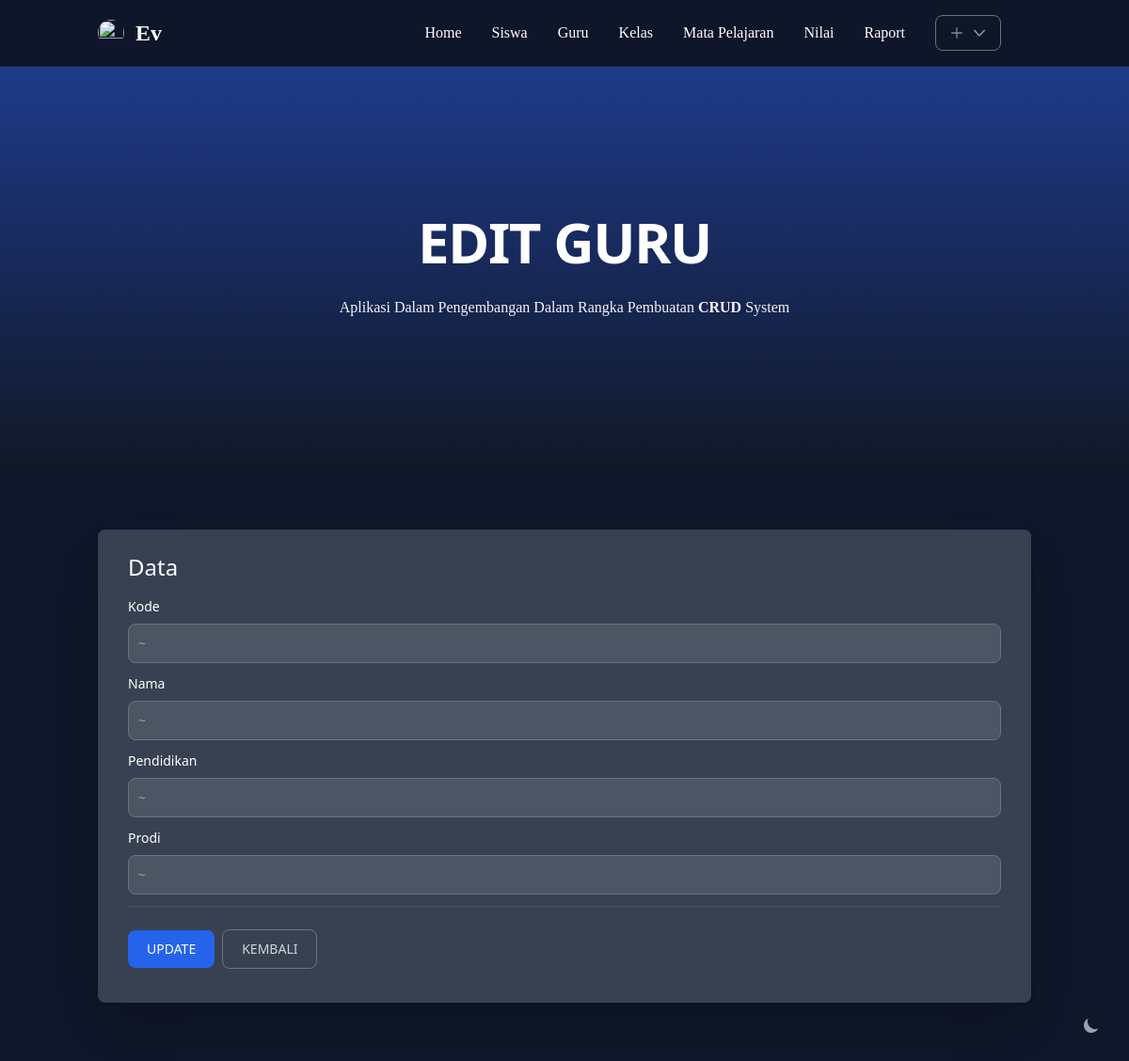
The page /?v=guru&n=chiyo.takahashi&m=edit on the database as committed earlier.
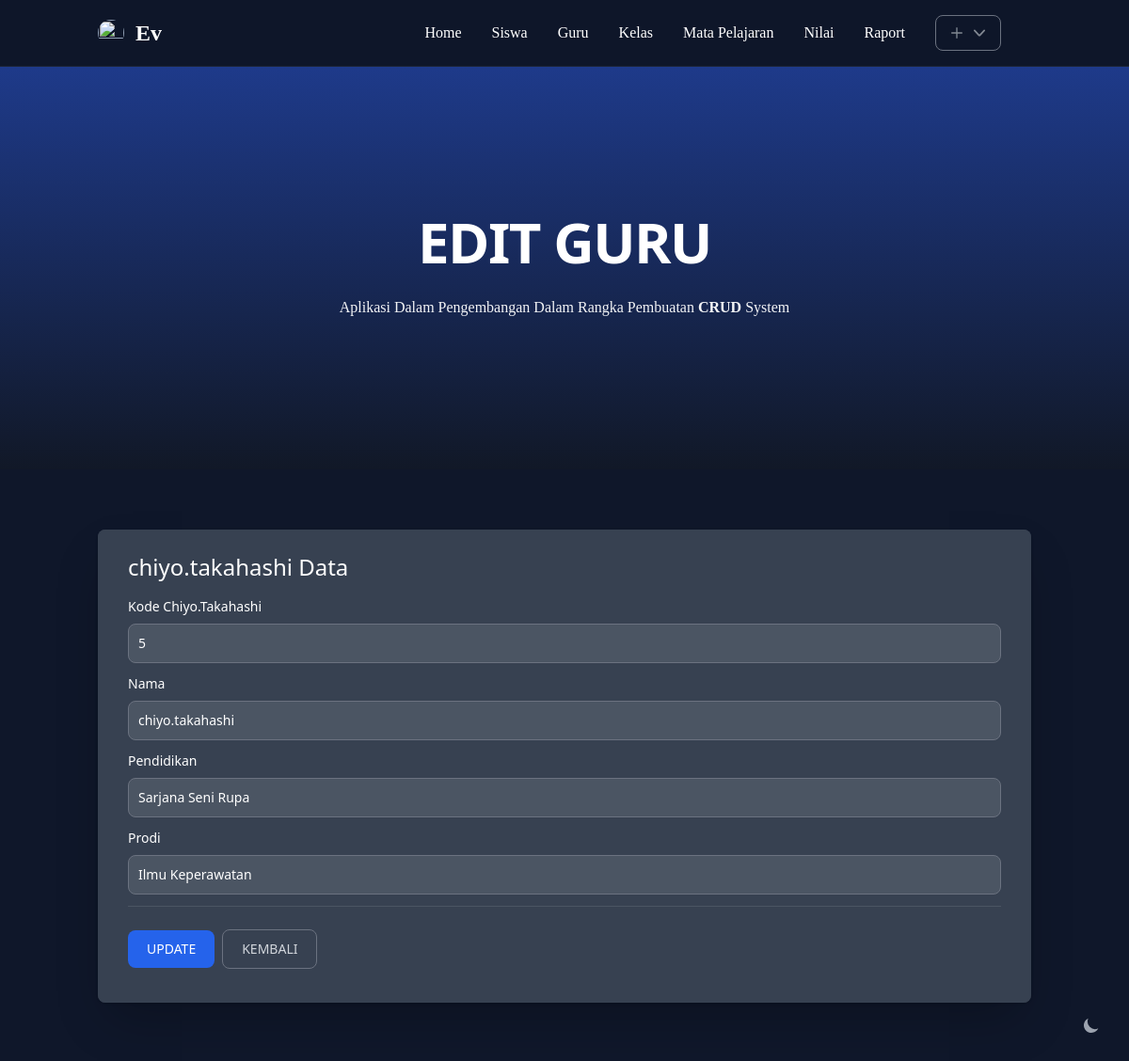
The same page on the database as committed later.
### tables this page shows
CREATE TABLE `gurus` (
  `kode_guru` int NOT NULL,
  `nama_guru` varchar(50) NOT NULL,
  `pendidikan` varchar(40) NOT NULL,
  `prodi` varchar(80) NOT NULL
);

### public/component/guru/formEdit.php (the view, shortened to what this page needs)
<?php
$connection = connect();
$id = (isset($_GET['n'])) ? $_GET['n'] : die('Unauthorized');
$query = "SELECT * FROM gurus where gurus.nama_guru = '$id'";
$datas = $connection->query($query);
$data = $datas->fetch_object();
?>
<div class="py-8 px-4 mx-auto max-w-screen-lg text-left lg:py-16">
  <div class="relative bg-white rounded-lg shadow-2xl dark:bg-gray-700">
    <form action="siswa/edit.php" method="post">
      <div class="relative bg-white rounded-lg shadow dark:bg-gray-700">
        <div class="px-6 py-6 lg:px-8 space-y-4">
          <h3 class="mb-4 text-xl md:text-2xl font-medium text-gray-900 dark:text-white"><?= $data->nama_guru; ?> Data</h3>
          <div class="space-y-3">
            <div>
              <label class="capitalize block mb-2 mt-3 text-sm font-medium text-gray-900 dark:text-white">kode <?= $data->nama_guru ?></label>
              <input type="text" name="kode_guru" id="nama" placeholder="~" class="bg-gray-50 border border-gray-300 text-gray-900 text-sm rounded-lg focus:ring-blue-500 focus:border-blue-500 block w-full p-2.5 dark:bg-gray-600 dark:border-gray-500 dark:placeholder-gray-400 dark:text-white" fdprocessedid="ju39cs" value="<?= $data->kode_guru ?>">
            </div>
            <div>
              <label class="capitalize block mb-2 mt-3 text-sm font-medium text-gray-900 dark:text-white">nama</label>
              <input type="text" name="nama" id="nama" placeholder="~" class="bg-gray-50 border border-gray-300 text-gray-900 text-sm rounded-lg focus:ring-blue-500 focus:border-blue-500 block w-full p-2.5 dark:bg-gray-600 dark:border-gray-500 dark:placeholder-gray-400 dark:text-white" fdprocessedid="ju39cs" value="<?= $data->nama_guru ?>">
            </div>
            <div>
              <label for="pendidikan" class="capitalize block mb-2 mt-3 text-sm font-medium text-gray-900 dark:text-white">pendidikan</label>
              <input type="text" name="pendidikan" id="pendidikan" placeholder="~" class="bg-gray-50 border border-gray-300 text-gray-900 text-sm rounded-lg focus:ring-blue-500 focus:border-blue-500 block w-full p-2.5 dark:bg-gray-600 dark:border-gray-500 dark:placeholder-gray-400 dark:text-white" fdprocessedid="ju39cs" value="<?= $data->pendidikan ?>">
            </div>
            <div>
              <label for="prodi" class="capitalize block mb-2 mt-3 text-sm font-medium text-gray-900 dark:text-white">prodi</label>
              <input type="text" name="prodi" id="prodi" placeholder="~" class="bg-gray-50 border border-gray-300 text-gray-900 text-sm rounded-lg focus:ring-blue-500 focus:border-blue-500 block w-full p-2.5 dark:bg-gray-600 dark:border-gray-500 dark:placeholder-gray-400 dark:text-white" fdprocessedid="ju39cs" value="<?= $data->prodi ?>">
            </div>
            <div class="flex items-center pt-6 pb-3 space-x-2 border-t border-gray-200 rounded-b dark:border-gray-600">
              <button type="submit" class="text-white uppercase bg-blue-700 hover:bg-blue-800 focus:ring-4 focus:outline-none focus:ring-blue-300 font-medium rounded-lg text-sm px-5 py-2.5 text-center dark:bg-blue-600 dark:hover:bg-blue-700 dark:focus:ring-blue-800">update</button>
              <button type="reset" class="text-gray-500 uppercase bg-white hover:bg-gray-100 focus:ring-4 focus:outline-none focus:ring-blue-300 rounded-lg border border-gray-200 text-sm font-medium px-5 py-2.5 hover:text-gray-900 focus:z-10 dark:bg-gray-700 dark:text-gray-300 dark:border-gray-500 dark:hover:text-white dark:hover:bg-gray-600 dark:focus:ring-gray-600">kembali</button>
            </div>
          </div>
        </div>
      </div>
    </form>
  </div>
</div>

Rows that differ between the two databases and show on the page:
added gurus: nama_guru "chiyo.takahashi", nama_guru "Chiyo.takahashi", kode_guru "5", nama "chiyo.takahashi", pendidikan "Sarjana Seni Rupa", prodi "Ilmu Keperawatan"
